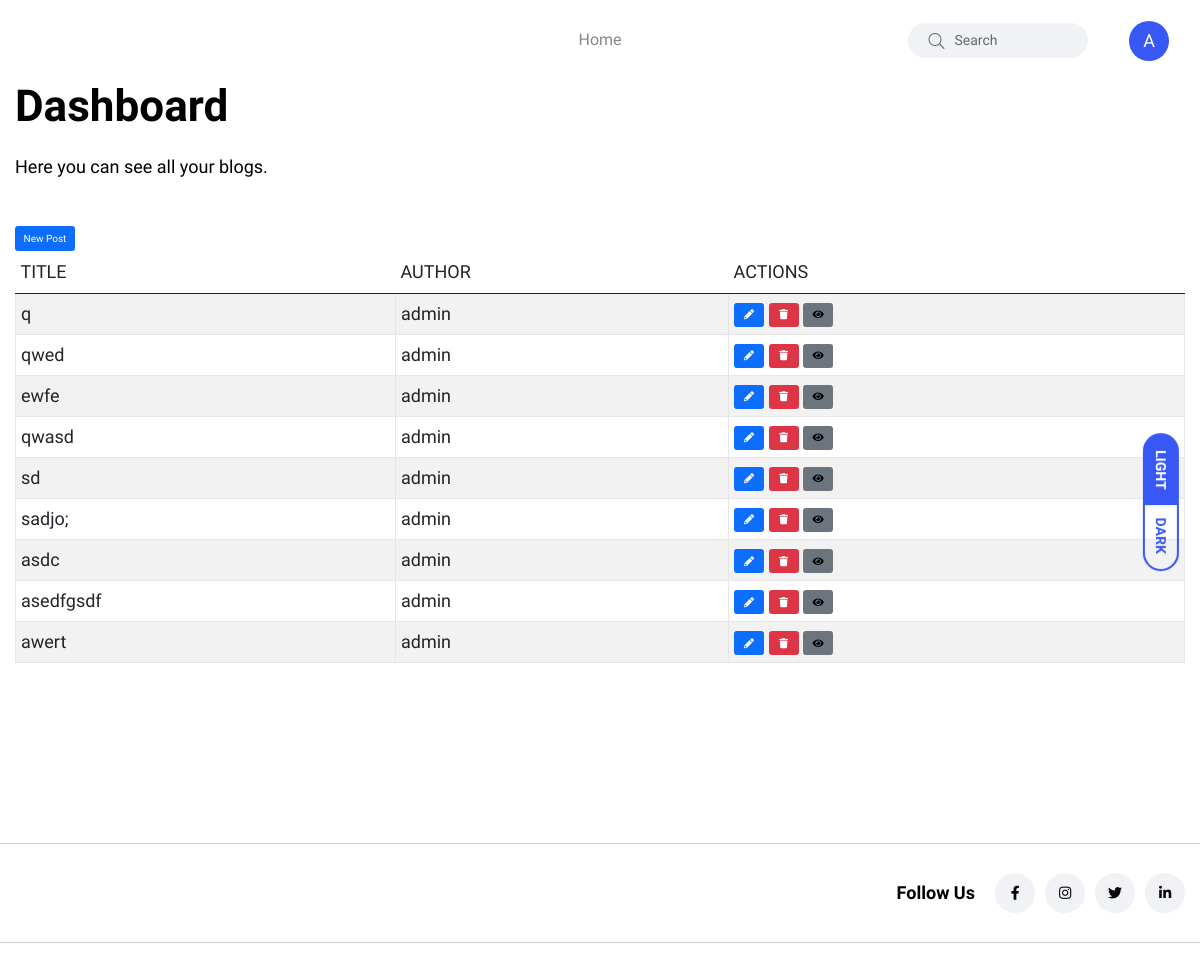
Before: /dashboard/ (signed in) with the older database file.
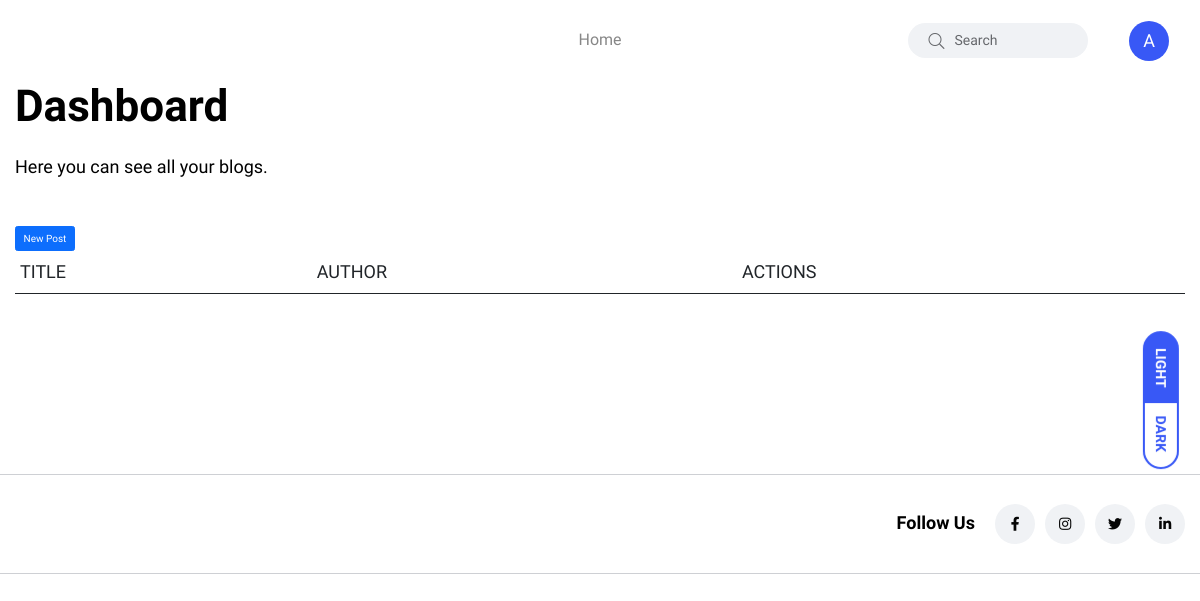
After: the same page with the newer database file.
### blogapp/models.py (models this page shows, shortened)
class Blog(models.Model):
    audio_choice = (
    ("Processing", "Processing"),
    ("Complete", "Complete")
)
    title = models.CharField(max_length=100)
    content = RichTextUploadingField()
    audio_url = models.FileField(upload_to = 'audio_file/', null=True, blank=True)
    audio_status = models.CharField(choices=audio_choice, max_length=15)
    state = models.CharField(max_length=100)
    category = models.CharField(max_length=100)
    slug = models.SlugField(max_length=40, unique=True)
    user = models.ForeignKey(User, on_delete=models.CASCADE)
    created_at = models.DateTimeField(auto_now_add=True)
    updated_at = models.DateTimeField(auto_now=True)

### blogapp/views.py (the view)
# urls.py: path('dashboard/',views.DashboardBlogView.as_view(),name='dashboard'),
class DashboardBlogView(ListView):
    def get(self, request):
        if self.request.user.is_authenticated:
            data = Blog.objects.filter(user = self.request.user)
            return render(request, 'dashboard.html', {'data': data})

### blogapp/templates/dashboard.html (shortened to what this page needs)
{% extends 'base.html' %}
{% load static %}
{% block content %}
<div class="container">
    <div class="row">
        <div class="col-md-12">
            <h1>Dashboard</h1>
            <p>Here you can see all your blogs.</p>
            <a href="{% url 'add-blog' %}" class="btn btn-primary">New Post</a>
            <table class="table table-striped">
                <thead>
                    <tr>
                        <th>Title</th>
                        <th>Author</th>
                        <th>Actions</th>
                    </tr>
                </thead>
                <tbody>
                    {% for blog in data %}
                    <tr>
                        <td>{{ blog.title }}</td>
                        <td>{{ blog.user }}</td>
                        <td>
                            <button type="button" class="btn btn-primary edit"><a href="{% url 'edit-blog' blog.id %}"><i class="fa fa-pencil" aria-hidden="true"></i></a></button>
                            <button type="button" class="btn btn-danger delete" data-bs-toggle="modal"
                                data-bs-target="#modal{{blog.id}}"><i class="fa fa-trash" aria-hidden="true"></i></button>
                            <button type="button" class="btn btn-secondary view"><a href="{% url 'blog-detail' blog.slug %}"><i class="fa fa-eye" aria-hidden="true"></i></a></button>
                        </td>
                    </tr>
                    {% endfor %}
                </tbody>
            </table>
        </div>
    </div>
</div>
{% endblock %}

### blogapp/templates/base.html (shortened to what this page needs)
{% load static %}
<!doctype html>
<html lang="en">
<head>
    <link href="https://cdn.jsdelivr.net/npm/bootstrap@5.0.2/dist/css/bootstrap.min.css" rel="stylesheet">
    <link rel="stylesheet" href="{% static 'css/vendor/font-awesome.css' %}">
    <link rel="stylesheet" href="{% static 'css/vendor/slick.css' %}">
    <link rel="stylesheet" href="{% static 'css/vendor/slick-theme.css' %}">
    <link rel="stylesheet" href="{% static 'css/vendor/base.css' %}">
    <link rel="stylesheet" href="{% static 'css/plugins/plugins.css' %}">
    <link rel="stylesheet" href="{% static 'css/style.css' %}">
</head>
<body>
    <div class="main-wrapper">
        <div id="my_switcher" class="my_switcher">
            <ul>
                <li>
                    <a href="javascript: void(0);" data-theme="light" class="setColor light">
                        <span title="Light Mode">Light</span>
                    </a>
                </li>
                <li>
                    <a href="javascript: void(0);" data-theme="dark" class="setColor dark">
                        <span title="Dark Mode">Dark</span>
                    </a>
                </li>
            </ul>
        </div>
        <header class="header axil-header  header-light header-sticky ">
            <div class="header-wrap">
                <div class="row justify-content-between align-items-center">
                    <div class="col-xl-6 d-none d-xl-block">
                        <div class="mainmenu-wrapper">
                            <nav class="mainmenu-nav">
                                <ul class="mainmenu">
                                    <li class="menu-item-has-children"><a href="{% url 'all-blogs' %}">Home</a>
                                    </li>
                                </ul>
                            </nav>
                        </div>
                    </div>
                    <div class="col-xl-3 col-lg-8 col-md-8 col-sm-9 col-12">
                        <div class="header-search text-end d-flex align-items-center">
                            <form  method="GET" action = "{% url 'search' %}" class="header-search-form d-sm-block d-none">
                                <div class="axil-search form-group">
                                    <button type="submit" class="search-button"><i class="fal fa-search"></i></button>
                                    <input type="text" name = 'q' value="{{ request.GET.q }}" class="form-control" placeholder="Search">
                                </div>
                            </form>
                            <div class="dropdown">
                                {% if user.is_authenticated %}
                                <button class="btn btn-secondary dropdown-toggle user_dv" type="button" id="dropdownMenuButton1" data-bs-toggle="dropdown" aria-expanded="false">
                                  <a href="#"><p class="user_dt">{{request.user|make_list|first|capfirst}}</p></a>
                                </button>
                                {% else %}
                                  <a class="btn btn-primary" type="button"href="{% url 'login' %}">Login</a>
                                {% endif %}
                              </div>
                        </div>
                    </div>
                </div>
            </div>
        </header>
        {% block content %}
        {% endblock %}
        <div class="axil-footer-area axil-footer-style-1 footer-variation-2">
            <div class="footer-mainmenu">
            </div>
            <div class="footer-top">
                <div class="container">
                    <div class="row">
                        <div class="col-lg-4 col-md-4">
                        </div>
                        <div class="col-lg-8 col-md-8">
                            <div class="d-flex justify-content-start mt_sm--15 justify-content-md-end align-items-center flex-wrap">
                                <h5 class="follow-title mb--0 mr--20">Follow Us</h5>
                                <ul class="social-icon color-tertiary md-size justify-content-start">
                                    <li><a href="#"><i class="fab fa-facebook-f"></i></a></li>
                                    <li><a href="#"><i class="fab fa-instagram"></i></a></li>
                                    <li><a href="#"><i class="fab fa-twitter"></i></a></li>
                                    <li><a href="#"><i class="fab fa-linkedin-in"></i></a></li>
                                </ul>
                            </div>
                        </div>
                    </div>
                </div>
            </div>
        </div>
    </div>
</body>
</html>

Changed rows visible on the page:
removed Blog: title "q", user "admin"
removed Blog: title "qwed", user "admin"
removed Blog: title "ewfe", user "admin"
removed Blog: title "qwasd", user "admin"
removed Blog: title "sd", user "admin"
removed Blog: title "sadjo;", user "admin"
removed Blog: title "asdc", user "admin"
removed Blog: title "asedfgsdf", user "admin"
removed Blog: title "awert", user "admin"
